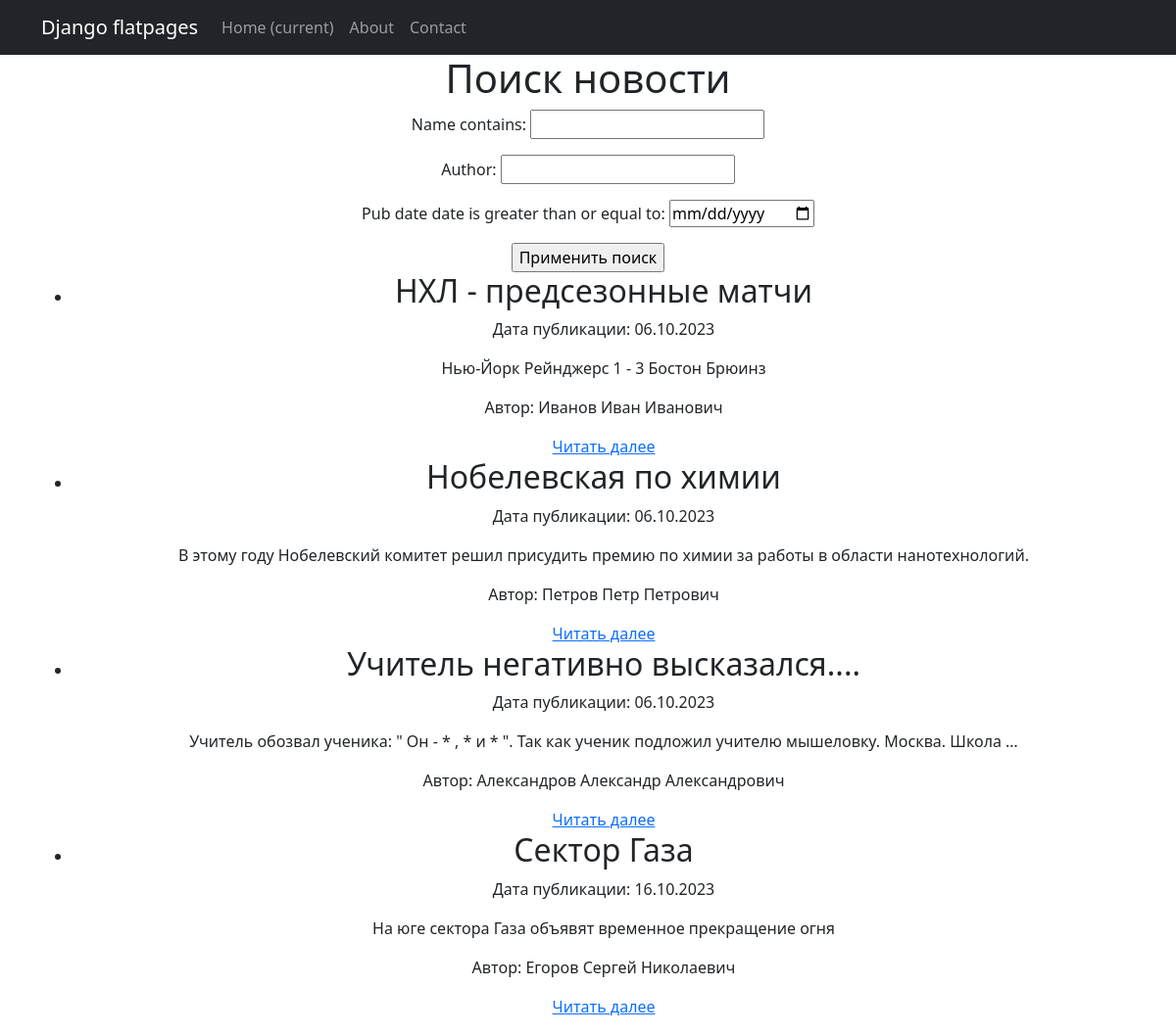
The page /search/ on the database as committed earlier.
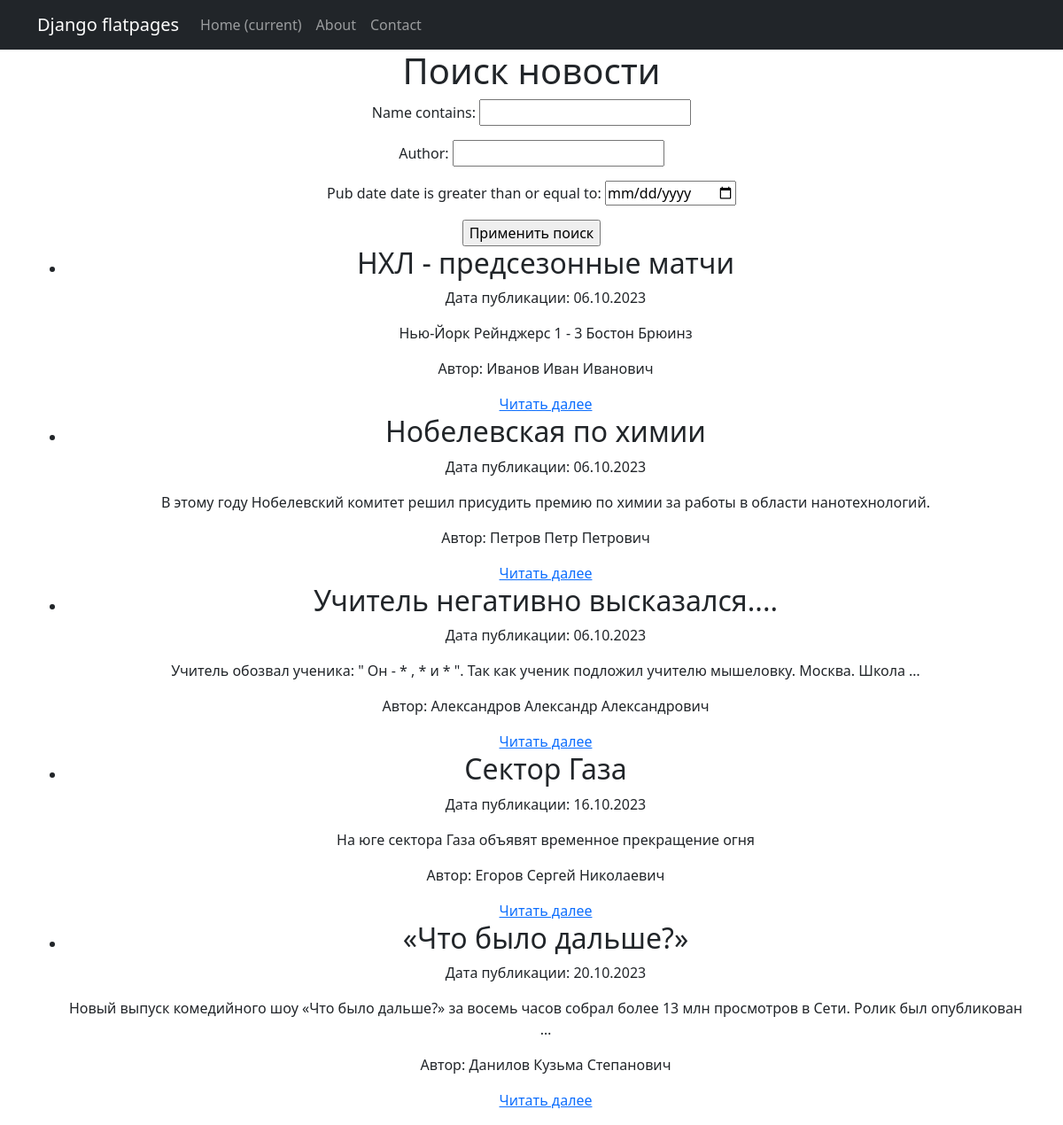
The same page on the database as committed later.
### newsapp/models.py (models this page shows, shortened)
class Post(models.Model):
    ARTICLE = "AR"
    NEWS = "NW"
    TYPE_CHOICES = [
        (ARTICLE, 'Статья'),
        (NEWS, 'Новость'),
    ]
    name = models.CharField(max_length=50, unique=True)
    author = models.CharField(max_length=100)
    content = models.TextField()
    category = models.ForeignKey('Category', on_delete=models.CASCADE, related_name='posts')
    pub_date = models.DateTimeField(auto_now_add=True)
    post_type = models.CharField(max_length=2, choices=TYPE_CHOICES)

### newsapp/views.py (the view)
# urls.py: path('search/', PostSearch.as_view(), name='post_search'),
class PostSearch(ListView):
    model = Post
    template_name = 'flatpages/post_search.html'
    context_object_name = 'posts'
    paginate_by = 10
    def get_queryset(self):
        queryset = super().get_queryset()
        self.filterset = PostFilter(self.request.GET, queryset)
        return self.filterset.qs
    def get_context_data(self, **kwargs):
        context = super().get_context_data(**kwargs)
        context['filterset'] = self.filterset
        return context

### newsapp/templatetags/custom_filters.py (called while the page is built)
@register.filter
def censor(value):
    censored_value = value
    for word in unwanted_words:
        pattern = re.compile(rf'\b{word}\b', re.IGNORECASE)
        censored_value = pattern.sub('*', censored_value)
    return censored_value

### templates/flatpages/post_search.html (shortened to what this page needs)
{% extends 'flatpages/default.html' %}
{% load custom_filters %}
{% load custom_tags %}
{% load widget_tweaks %}
{% block content %}
<h1>Поиск новости </h1>
<form action="" method="get">
    {{ filterset.form.as_p }}
    <input type="submit" value="Применить поиск" />
</form>
    {% if posts %}
       <ul>
           {% for post in posts %}
           <li>
               <h2>{{ post.name | censor }}</h2>
               <p>Дата публикации: {{ post.pub_date|date:'d.m.Y' }}</p>
               <p>{{ post.content|truncatewords:20| safe | censor }}</p>
               <p>Автор: {{ post.author}}</p>
               <a href="/post/{{ post.id }}">Читать далее</a>
           </li>
           {% endfor %}
       </ul>
   {% else %}
       <h2>Новости не найдены!</h2>
   {% endif %}
{% endblock content %}

Rows that differ between the two databases and show on the page:
added Post: name|censor "«Что было дальше?»", pub_date "20.10.2023", content|censor "Новый выпуск комедийного шоу «Что было дальше?» за восемь часов собрал более 13 млн просмотров в Сети. Ролик был опубликован …", author "Данилов Кузьма Степанович"
